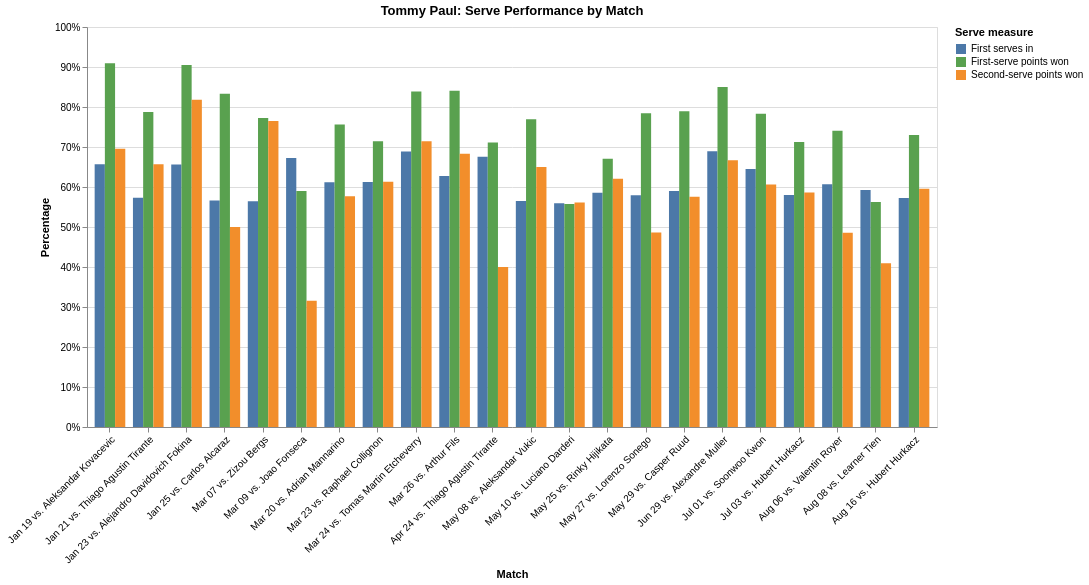

Here is the notebook cell this chart was saved with:
### Markdown cell above
## First and Second Serve Performances

### Code cell
serve_long = player_chart_data.melt(
    id_vars=[
        "match_date",
        "match_label",
        "opponent",
        "tournament",
        "surface",
        "result",
    ],
    value_vars=[
        "first_serve_in_pct",
        "first_serve_win_pct",
        "second_serve_win_pct",
    ],
    var_name="serve_metric",
    value_name="percentage",
)

serve_labels = {
    "first_serve_in_pct": "First serves in",
    "first_serve_win_pct": "First-serve points won",
    "second_serve_win_pct": "Second-serve points won",
}

serve_long["serve_metric"] = (
    serve_long["serve_metric"].map(serve_labels)
)

selected_player_serve_chart = (
    alt.Chart(serve_long)
    .mark_bar()
    .encode(
        x=alt.X(
            "match_label:N",
            title="Match",
            sort=alt.EncodingSortField(
                field="match_date",
                order="ascending",
            ),
            axis=alt.Axis(labelAngle=-45),
        ),
        y=alt.Y(
            "percentage:Q",
            title="Percentage",
            axis=alt.Axis(format=".0%"),
            scale=alt.Scale(domain=[0, 1]),
        ),
        xOffset="serve_metric:N",
        color=alt.Color(
            "serve_metric:N",
            title="Serve measure",
            scale=alt.Scale(
                domain=[
                    "First serves in",
                    "First-serve points won",
                    "Second-serve points won",
                ],
                range=[
                    "#4C78A8",
                    "#59A14F",
                    "#F28E2B",
                ],
            ),
        ),
        tooltip=[
            alt.Tooltip("match_date:T", title="Date"),
            alt.Tooltip("opponent:N", title="Opponent"),
            alt.Tooltip("tournament:N", title="Tournament"),
            alt.Tooltip("surface:N", title="Surface"),
            alt.Tooltip("result:N", title="Result"),
            alt.Tooltip("serve_metric:N", title="Measure"),
            alt.Tooltip(
                "percentage:Q",
                title="Percentage",
                format=".1%",
            ),
        ],
    )
    .properties(
        width=850,
        height=400,
        title=f"{SELECTED_PLAYER}: Serve Performance by Match",
    )
)

selected_player_serve_chart

### Figure 1 — Vega-Lite specification as saved in the notebook (floating-point values rounded to 4 significant figures)
{"config": {"view": {"continuousWidth": 300, "continuousHeight": 300}}, "data": {"name": "data-6514b477d5d3f7a974438810f1fe95ac"}, "mark": {"type": "bar"}, "encoding": {"color": {"field": "serve_metric", "scale": {"domain": ["First serves in", "First-serve points won", "Second-serve points won"], "range": ["#4C78A8", "#59A14F", "#F28E2B"]}, "title": "Serve measure", "type": "nominal"}, "tooltip": [{"field": "match_date", "title": "Date", "type": "temporal"}, {"field": "opponent", "title": "Opponent", "type": "nominal"}, {"field": "tournament", "title": "Tournament", "type": "nominal"}, {"field": "surface", "title": "Surface", "type": "nominal"}, {"field": "result", "title": "Result", "type": "nominal"}, {"field": "serve_metric", "title": "Measure", "type": "nominal"}, {"field": "percentage", "format": ".1%", "title": "Percentage", "type": "quantitative"}], "x": {"axis": {"labelAngle": -45}, "field": "match_label", "sort": {"field": "match_date", "order": "ascending"}, "title": "Match", "type": "nominal"}, "xOffset": {"field": "serve_metric", "type": "nominal"}, "y": {"axis": {"format": ".0%"}, "field": "percentage", "scale": {"domain": [0, 1]}, "title": "Percentage", "type": "quantitative"}}, "height": 400, "title": "Tommy Paul: Serve Performance by Match", "width": 850, "$schema": "https://vega.github.io/schema/vega-lite/v5.8.0.json", "datasets": {"data-6514b477d5d3f7a974438810f1fe95ac": [{"match_date": "2026-01-19T00:00:00", "match_label": "Jan 19 vs. Aleksandar Kovacevic", "opponent": "Aleksandar Kovacevic", "tournament": "Australian Open", "surface": "Hard", "result": "W", "serve_metric": "First serves in", "percentage": 0.6567}, {"match_date": "2026-01-21T00:00:00", "match_label": "Jan 21 vs. Thiago Agustin Tirante", "opponent": "Thiago Agustin Tirante", "tournament": "Australian Open", "surface": "Hard", "result": "W", "serve_metric": "First serves in", "percentage": 0.5732}, {"match_date": "2026-01-23T00:00:00", "match_label": "Jan 23 vs. Alejandro Davidovich Fokina", "opponent": "Alejandro Davidovich Fokina", "tournament": "Australian Open", "surface": "Hard", "result": "W", "serve_metric": "First serves in", "percentage": 0.6562}, {"match_date": "2026-01-25T00:00:00", "match_label": "Jan 25 vs. Carlos Alcaraz", "opponent": "Carlos Alcaraz", "tournament": "Australian Open", "surface": "Hard", "result": "L", "serve_metric": "First serves in", "percentage": 0.566}, {"match_date": "2026-03-07T00:00:00", "match_label": "Mar 07 vs. Zizou Bergs", "opponent": "Zizou Bergs", "tournament": "Indian Wells Masters", "surface": "Hard", "result": "W", "serve_metric": "First serves in", "percentage": 0.5641}, {"match_date": "2026-03-09T00:00:00", "match_label": "Mar 09 vs. Joao Fonseca", "opponent": "Joao Fonseca", "tournament": "Indian Wells Masters", "surface": "Hard", "result": "L", "serve_metric": "First serves in", "percentage": 0.6724}, {"match_date": "2026-03-20T00:00:00", "match_label": "Mar 20 vs. Adrian Mannarino", "opponent": "Adrian Mannarino", "tournament": "Miami Masters", "surface": "Hard", "result": "W", "serve_metric": "First serves in", "percentage": 0.6119}, {"match_date": "2026-03-23T00:00:00", "match_label": "Mar 23 vs. Raphael Collignon", "opponent": "Raphael Collignon", "tournament": "Miami Masters", "surface": "Hard", "result": "W", "serve_metric": "First serves in", "percentage": 0.6125}, {"match_date": "2026-03-24T00:00:00", "match_label": "Mar 24 vs. Tomas Martin Etcheverry", "opponent": "Tomas Martin Etcheverry", "tournament": "Miami Masters", "surface": "Hard", "result": "W", "serve_metric": "First serves in", "percentage": 0.6889}, {"match_date": "2026-03-26T00:00:00", "match_label": "Mar 26 vs. Arthur Fils", "opponent": "Arthur Fils", "tournament": "Miami Masters", "surface": "Hard", "result": "L", "serve_metric": "First serves in", "percentage": 0.6273}, {"match_date": "2026-04-24T00:00:00", "match_label": "Apr 24 vs. Thiago Agustin Tirante", "opponent": "Thiago Agustin Tirante", "tournament": "Madrid Masters", "surface": "Clay", "result": "L", "serve_metric": "First serves in", "percentage": 0.6753}, {"match_date": "2026-05-08T00:00:00", "match_label": "May 08 vs. Aleksandar Vukic", "opponent": "Aleksandar Vukic", "tournament": "Rome Masters", "surface": "Clay", "result": "W", "serve_metric": "First serves in", "percentage": 0.5652}, {"match_date": "2026-05-10T00:00:00", "match_label": "May 10 vs. Luciano Darderi", "opponent": "Luciano Darderi", "tournament": "Rome Masters", "surface": "Clay", "result": "L", "serve_metric": "First serves in", "percentage": 0.5591}, {"match_date": "2026-05-25T00:00:00", "match_label": "May 25 vs. Rinky Hijikata", "opponent": "Rinky Hijikata", "tournament": "Roland Garros", "surface": "Clay", "result": "W", "serve_metric": "First serves in", "percentage": 0.5857}, {"match_date": "2026-05-27T00:00:00", "match_label": "May 27 vs. Lorenzo Sonego", "opponent": "Lorenzo Sonego", "tournament": "Roland Garros", "surface": "Clay", "result": "W", "serve_metric": "First serves in", "percentage": 0.5795}, {"match_date": "2026-05-29T00:00:00", "match_label": "May 29 vs. Casper Ruud", "opponent": "Casper Ruud", "tournament": "Roland Garros", "surface": "Clay", "result": "L", "serve_metric": "First serves in", "percentage": 0.5901}, {"match_date": "2026-06-29T00:00:00", "match_label": "Jun 29 vs. Alexandre Muller", "opponent": "Alexandre Muller", "tournament": "Wimbledon", "surface": "Grass", "result": "W", "serve_metric": "First serves in", "percentage": 0.6897}, {"match_date": "2026-07-01T00:00:00", "match_label": "Jul 01 vs. Soonwoo Kwon", "opponent": "Soonwoo Kwon", "tournament": "Wimbledon", "surface": "Grass", "result": "W", "serve_metric": "First serves in", "percentage": 0.6452}, {"match_date": "2026-07-03T00:00:00", "match_label": "Jul 03 vs. Hubert Hurkacz", "opponent": "Hubert Hurkacz", "tournament": "Wimbledon", "surface": "Grass", "result": "L", "serve_metric": "First serves in", "percentage": 0.5797}, {"match_date": "2026-08-06T00:00:00", "match_label": "Aug 06 vs. Valentin Royer", "opponent": "Valentin Royer", "tournament": "Canada Masters", "surface": "Hard", "result": "W", "serve_metric": "First serves in", "percentage": 0.6067}, {"match_date": "2026-08-08T00:00:00", "match_label": "Aug 08 vs. Learner Tien", "opponent": "Learner Tien", "tournament": "Canada Masters", "surface": "Hard", "result": "L", "serve_metric": "First serves in", "percentage": 0.5926}, {"match_date": "2026-08-16T00:00:00", "match_label": "Aug 16 vs. Hubert Hurkacz", "opponent": "Hubert Hurkacz", "tournament": "Cincinnati Masters", "surface": "Hard", "result": "W", "serve_metric": "First serves in", "percentage": 0.5727}, {"match_date": "2026-01-19T00:00:00", "match_label": "Jan 19 vs. Aleksandar Kovacevic", "opponent": "Aleksandar Kovacevic", "tournament": "Australian Open", "surface": "Hard", "result": "W", "serve_metric": "First-serve points won", "percentage": 0.9091}, {"match_date": "2026-01-21T00:00:00", "match_label": "Jan 21 vs. Thiago Agustin Tirante", "opponent": "Thiago Agustin Tirante", "tournament": "Australian Open", "surface": "Hard", "result": "W", "serve_metric": "First-serve points won", "percentage": 0.7872}, {"match_date": "2026-01-23T00:00:00", "match_label": "Jan 23 vs. Alejandro Davidovich Fokina", "opponent": "Alejandro Davidovich Fokina", "tournament": "Australian Open", "surface": "Hard", "result": "W", "serve_metric": "First-serve points won", "percentage": 0.9048}, {"match_date": "2026-01-25T00:00:00", "match_label": "Jan 25 vs. Carlos Alcaraz", "opponent": "Carlos Alcaraz", "tournament": "Australian Open", "surface": "Hard", "result": "L", "serve_metric": "First-serve points won", "percentage": 0.8333}, {"match_date": "2026-03-07T00:00:00", "match_label": "Mar 07 vs. Zizou Bergs", "opponent": "Zizou Bergs", "tournament": "Indian Wells Masters", "surface": "Hard", "result": "W", "serve_metric": "First-serve points won", "percentage": 0.7727}, {"match_date": "2026-03-09T00:00:00", "match_label": "Mar 09 vs. Joao Fonseca", "opponent": "Joao Fonseca", "tournament": "Indian Wells Masters", "surface": "Hard", "result": "L", "serve_metric": "First-serve points won", "percentage": 0.5897}, {"match_date": "2026-03-20T00:00:00", "match_label": "Mar 20 vs. Adrian Mannarino", "opponent": "Adrian Mannarino", "tournament": "Miami Masters", "surface": "Hard", "result": "W", "serve_metric": "First-serve points won", "percentage": 0.7561}, {"match_date": "2026-03-23T00:00:00", "match_label": "Mar 23 vs. Raphael Collignon", "opponent": "Raphael Collignon", "tournament": "Miami Masters", "surface": "Hard", "result": "W", "serve_metric": "First-serve points won", "percentage": 0.7143}, {"match_date": "2026-03-24T00:00:00", "match_label": "Mar 24 vs. Tomas Martin Etcheverry", "opponent": "Tomas Martin Etcheverry", "tournament": "Miami Masters", "surface": "Hard", "result": "W", "serve_metric": "First-serve points won", "percentage": 0.8387}, {"match_date": "2026-03-26T00:00:00", "match_label": "Mar 26 vs. Arthur Fils", "opponent": "Arthur Fils", "tournament": "Miami Masters", "surface": "Hard", "result": "L", "serve_metric": "First-serve points won", "percentage": 0.8406}, {"match_date": "2026-04-24T00:00:00", "match_label": "Apr 24 vs. Thiago Agustin Tirante", "opponent": "Thiago Agustin Tirante", "tournament": "Madrid Masters", "surface": "Clay", "result": "L", "serve_metric": "First-serve points won", "percentage": 0.7115}, {"match_date": "2026-05-08T00:00:00", "match_label": "May 08 vs. Aleksandar Vukic", "opponent": "Aleksandar Vukic", "tournament": "Rome Masters", "surface": "Clay", "result": "W", "serve_metric": "First-serve points won", "percentage": 0.7692}, {"match_date": "2026-05-10T00:00:00", "match_label": "May 10 vs. Luciano Darderi", "opponent": "Luciano Darderi", "tournament": "Rome Masters", "surface": "Clay", "result": "L", "serve_metric": "First-serve points won", "percentage": 0.5577}, {"match_date": "2026-05-25T00:00:00", "match_label": "May 25 vs. Rinky Hijikata", "opponent": "Rinky Hijikata", "tournament": "Roland Garros", "surface": "Clay", "result": "W", "serve_metric": "First-serve points won", "percentage": 0.6707}, {"match_date": "2026-05-27T00:00:00", "match_label": "May 27 vs. Lorenzo Sonego", "opponent": "Lorenzo Sonego", "tournament": "Roland Garros", "surface": "Clay", "result": "W", "serve_metric": "First-serve points won", "percentage": 0.7843}, {"match_date": "2026-05-29T00:00:00", "match_label": "May 29 vs. Casper Ruud", "opponent": "Casper Ruud", "tournament": "Roland Garros", "surface": "Clay", "result": "L", "serve_metric": "First-serve points won", "percentage": 0.7895}, {"match_date": "2026-06-29T00:00:00", "match_label": "Jun 29 vs. Alexandre Muller", "opponent": "Alexandre Muller", "tournament": "Wimbledon", "surface": "Grass", "result": "W", "serve_metric": "First-serve points won", "percentage": 0.85}, {"match_date": "2026-07-01T00:00:00", "match_label": "Jul 01 vs. Soonwoo Kwon", "opponent": "Soonwoo Kwon", "tournament": "Wimbledon", "surface": "Grass", "result": "W", "serve_metric": "First-serve points won", "percentage": 0.7833}, {"match_date": "2026-07-03T00:00:00", "match_label": "Jul 03 vs. Hubert Hurkacz", "opponent": "Hubert Hurkacz", "tournament": "Wimbledon", "surface": "Grass", "result": "L", "serve_metric": "First-serve points won", "percentage": 0.7125}, {"match_date": "2026-08-06T00:00:00", "match_label": "Aug 06 vs. Valentin Royer", "opponent": "Valentin Royer", "tournament": "Canada Masters", "surface": "Hard", "result": "W", "serve_metric": "First-serve points won", "percentage": 0.7407}, {"match_date": "2026-08-08T00:00:00", "match_label": "Aug 08 vs. Learner Tien", "opponent": "Learner Tien", "tournament": "Canada Masters", "surface": "Hard", "result": "L", "serve_metric": "First-serve points won", "percentage": 0.5625}, {"match_date": "2026-08-16T00:00:00", "match_label": "Aug 16 vs. Hubert Hurkacz", "opponent": "Hubert Hurkacz", "tournament": "Cincinnati Masters", "surface": "Hard", "result": "W", "serve_metric": "First-serve points won", "percentage": 0.7302}, {"match_date": "2026-01-19T00:00:00", "match_label": "Jan 19 vs. Aleksandar Kovacevic", "opponent": "Aleksandar Kovacevic", "tournament": "Australian Open", "surface": "Hard", "result": "W", "serve_metric": "Second-serve points won", "percentage": 0.6957}, {"match_date": "2026-01-21T00:00:00", "match_label": "Jan 21 vs. Thiago Agustin Tirante", "opponent": "Thiago Agustin Tirante", "tournament": "Australian Open", "surface": "Hard", "result": "W", "serve_metric": "Second-serve points won", "percentage": 0.6571}, {"match_date": "2026-01-23T00:00:00", "match_label": "Jan 23 vs. Alejandro Davidovich Fokina", "opponent": "Alejandro Davidovich Fokina", "tournament": "Australian Open", "surface": "Hard", "result": "W", "serve_metric": "Second-serve points won", "percentage": 0.8182}, {"match_date": "2026-01-25T00:00:00", "match_label": "Jan 25 vs. Carlos Alcaraz", "opponent": "Carlos Alcaraz", "tournament": "Australian Open", "surface": "Hard", "result": "L", "serve_metric": "Second-serve points won", "percentage": 0.5}, {"match_date": "2026-03-07T00:00:00", "match_label": "Mar 07 vs. Zizou Bergs", "opponent": "Zizou Bergs", "tournament": "Indian Wells Masters", "surface": "Hard", "result": "W", "serve_metric": "Second-serve points won", "percentage": 0.7647}, {"match_date": "2026-03-09T00:00:00", "match_label": "Mar 09 vs. Joao Fonseca", "opponent": "Joao Fonseca", "tournament": "Indian Wells Masters", "surface": "Hard", "result": "L", "serve_metric": "Second-serve points won", "percentage": 0.3158}, {"match_date": "2026-03-20T00:00:00", "match_label": "Mar 20 vs. Adrian Mannarino", "opponent": "Adrian Mannarino", "tournament": "Miami Masters", "surface": "Hard", "result": "W", "serve_metric": "Second-serve points won", "percentage": 0.5769}, {"match_date": "2026-03-23T00:00:00", "match_label": "Mar 23 vs. Raphael Collignon", "opponent": "Raphael Collignon", "tournament": "Miami Masters", "surface": "Hard", "result": "W", "serve_metric": "Second-serve points won", "percentage": 0.6129}, {"match_date": "2026-03-24T00:00:00", "match_label": "Mar 24 vs. Tomas Martin Etcheverry", "opponent": "Tomas Martin Etcheverry", "tournament": "Miami Masters", "surface": "Hard", "result": "W", "serve_metric": "Second-serve points won", "percentage": 0.7143}, {"match_date": "2026-03-26T00:00:00", "match_label": "Mar 26 vs. Arthur Fils", "opponent": "Arthur Fils", "tournament": "Miami Masters", "surface": "Hard", "result": "L", "serve_metric": "Second-serve points won", "percentage": 0.6829}, {"match_date": "2026-04-24T00:00:00", "match_label": "Apr 24 vs. Thiago Agustin Tirante", "opponent": "Thiago Agustin Tirante", "tournament": "Madrid Masters", "surface": "Clay", "result": "L", "serve_metric": "Second-serve points won", "percentage": 0.4}, {"match_date": "2026-05-08T00:00:00", "match_label": "May 08 vs. Aleksandar Vukic", "opponent": "Aleksandar Vukic", "tournament": "Rome Masters", "surface": "Clay", "result": "W", "serve_metric": "Second-serve points won", "percentage": 0.65}, {"match_date": "2026-05-10T00:00:00", "match_label": "May 10 vs. Luciano Darderi", "opponent": "Luciano Darderi", "tournament": "Rome Masters", "surface": "Clay", "result": "L", "serve_metric": "Second-serve points won", "percentage": 0.561}, {"match_date": "2026-05-25T00:00:00", "match_label": "May 25 vs. Rinky Hijikata", "opponent": "Rinky Hijikata", "tournament": "Roland Garros", "surface": "Clay", "result": "W", "serve_metric": "Second-serve points won", "percentage": 0.6207}, {"match_date": "2026-05-27T00:00:00", "match_label": "May 27 vs. Lorenzo Sonego", "opponent": "Lorenzo Sonego", "tournament": "Roland Garros", "surface": "Clay", "result": "W", "serve_metric": "Second-serve points won", "percentage": 0.4865}, {"match_date": "2026-05-29T00:00:00", "match_label": "May 29 vs. Casper Ruud", "opponent": "Casper Ruud", "tournament": "Roland Garros", "surface": "Clay", "result": "L", "serve_metric": "Second-serve points won", "percentage": 0.5758}, {"match_date": "2026-06-29T00:00:00", "match_label": "Jun 29 vs. Alexandre Muller", "opponent": "Alexandre Muller", "tournament": "Wimbledon", "surface": "Grass", "result": "W", "serve_metric": "Second-serve points won", "percentage": 0.6667}, {"match_date": "2026-07-01T00:00:00", "match_label": "Jul 01 vs. Soonwoo Kwon", "opponent": "Soonwoo Kwon", "tournament": "Wimbledon", "surface": "Grass", "result": "W", "serve_metric": "Second-serve points won", "percentage": 0.6061}, {"match_date": "2026-07-03T00:00:00", "match_label": "Jul 03 vs. Hubert Hurkacz", "opponent": "Hubert Hurkacz", "tournament": "Wimbledon", "surface": "Grass", "result": "L", "serve_metric": "Second-serve points won", "percentage": 0.5862}, {"match_date": "2026-08-06T00:00:00", "match_label": "Aug 06 vs. Valentin Royer", "opponent": "Valentin Royer", "tournament": "Canada Masters", "surface": "Hard", "result": "W", "serve_metric": "Second-serve points won", "percentage": 0.4857}, {"match_date": "2026-08-08T00:00:00", "match_label": "Aug 08 vs. Learner Tien", "opponent": "Learner Tien", "tournament": "Canada Masters", "surface": "Hard", "result": "L", "serve_metric": "Second-serve points won", "percentage": 0.4091}, {"match_date": "2026-08-16T00:00:00", "match_label": "Aug 16 vs. Hubert Hurkacz", "opponent": "Hubert Hurkacz", "tournament": "Cincinnati Masters", "surface": "Hard", "result": "W", "serve_metric": "Second-serve points won", "percentage": 0.5957}]}}
